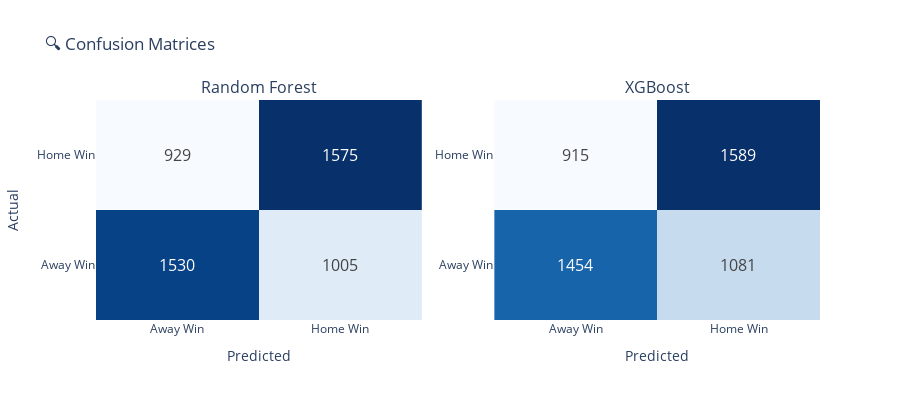

The notebook cell saved with this chart:
### Code cell
# Confusion matrices
from plotly.subplots import make_subplots

cm_rf = confusion_matrix(y_test, rf_pred)
cm_xgb = confusion_matrix(y_test, xgb_pred)

labels = ['Away Win', 'Home Win']

fig = make_subplots(rows=1, cols=2, subplot_titles=['Random Forest', 'XGBoost'])

for i, (cm, name) in enumerate([(cm_rf, 'RF'), (cm_xgb, 'XGB')]):
    fig.add_trace(go.Heatmap(
        z=cm, x=labels, y=labels,
        colorscale='Blues', showscale=False,
        text=cm, texttemplate='%{text}',
        textfont=dict(size=16)
    ), row=1, col=i+1)

fig.update_layout(title='🔍 Confusion Matrices', height=400, template='plotly_white')
fig.update_yaxes(title_text='Actual', row=1, col=1)
fig.update_xaxes(title_text='Predicted')
fig.show()

### Figure 1 — Plotly figure (JSON) as saved in the notebook; plotly's stock layout.template omitted (floating-point values rounded to 4 significant figures)
{"data": [{"colorscale": [[0.0, "rgb(247,251,255)"], [0.125, "rgb(222,235,247)"], [0.25, "rgb(198,219,239)"], [0.375, "rgb(158,202,225)"], [0.5, "rgb(107,174,214)"], [0.625, "rgb(66,146,198)"], [0.75, "rgb(33,113,181)"], [0.875, "rgb(8,81,156)"], [1.0, "rgb(8,48,107)"]], "showscale": false, "text": [[1530, 1005], [929, 1575]], "textfont": {"size": 16}, "texttemplate": "%{text}", "type": "heatmap", "x": ["Away Win", "Home Win"], "xaxis": "x", "y": ["Away Win", "Home Win"], "yaxis": "y", "z": [[1530, 1005], [929, 1575]]}, {"colorscale": [[0.0, "rgb(247,251,255)"], [0.125, "rgb(222,235,247)"], [0.25, "rgb(198,219,239)"], [0.375, "rgb(158,202,225)"], [0.5, "rgb(107,174,214)"], [0.625, "rgb(66,146,198)"], [0.75, "rgb(33,113,181)"], [0.875, "rgb(8,81,156)"], [1.0, "rgb(8,48,107)"]], "showscale": false, "text": [[1454, 1081], [915, 1589]], "textfont": {"size": 16}, "texttemplate": "%{text}", "type": "heatmap", "x": ["Away Win", "Home Win"], "xaxis": "x2", "y": ["Away Win", "Home Win"], "yaxis": "y2", "z": [[1454, 1081], [915, 1589]]}], "layout": {"annotations": [{"font": {"size": 16}, "showarrow": false, "text": "Random Forest", "x": 0.225, "xanchor": "center", "xref": "paper", "y": 1.0, "yanchor": "bottom", "yref": "paper"}, {"font": {"size": 16}, "showarrow": false, "text": "XGBoost", "x": 0.775, "xanchor": "center", "xref": "paper", "y": 1.0, "yanchor": "bottom", "yref": "paper"}], "height": 400, "title": {"text": "🔍 Confusion Matrices"}, "xaxis": {"anchor": "y", "domain": [0.0, 0.45], "title": {"text": "Predicted"}}, "xaxis2": {"anchor": "y2", "domain": [0.55, 1.0], "title": {"text": "Predicted"}}, "yaxis": {"anchor": "x", "domain": [0.0, 1.0], "title": {"text": "Actual"}}, "yaxis2": {"anchor": "x2", "domain": [0.0, 1.0]}}}
